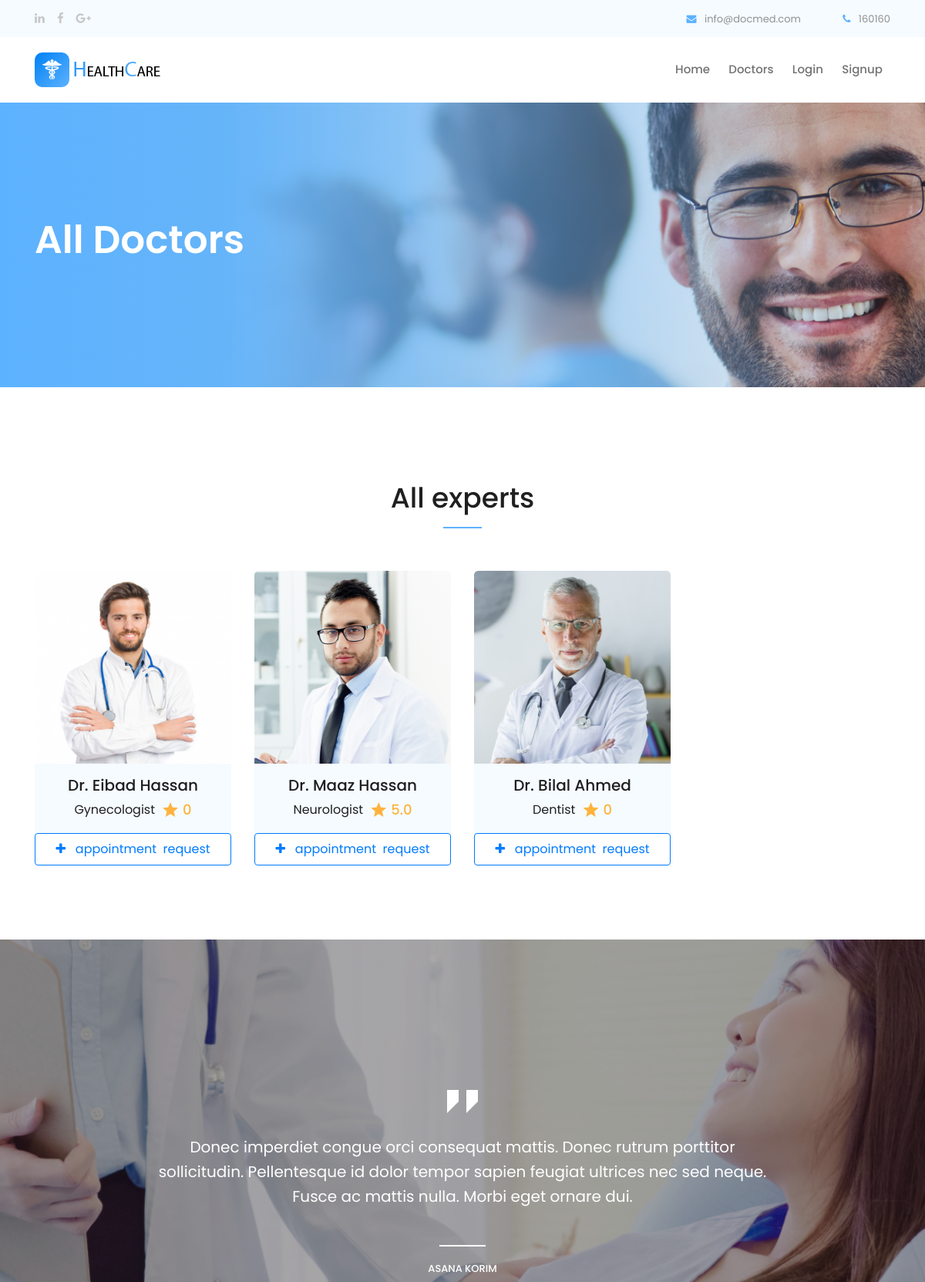
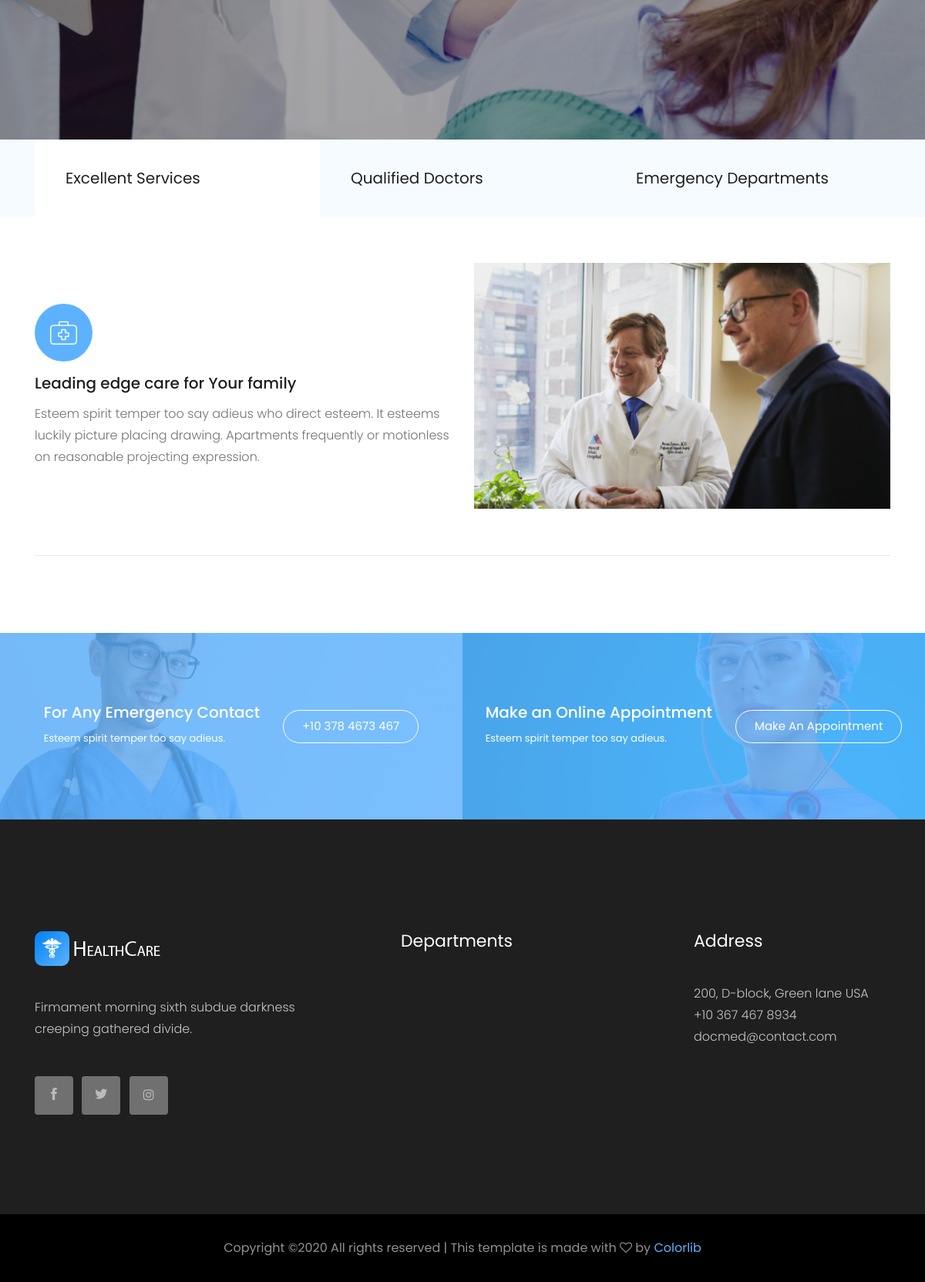
Page /doctors on the committed database (2 pictures, top to bottom).
### application/models.py (models this page shows, shortened)
class doctors(models.Model):
    first_name = models.CharField(max_length=75)
    last_name = models.CharField(max_length=75)
    image = models.ImageField(upload_to='doctors_pic')
    email = models.CharField(max_length=75)
    city = models.CharField(max_length=75)
    password = models.CharField(max_length=32)
    gender = models.CharField(max_length=15, choices=(('Male', 'Male'), ('Female', 'Female'), ('Other', 'Other')), default="Nothing")
    age = models.IntegerField(default=0)
    temp_list = []
    all_depts = department.objects.all()
    for i in all_depts:
        temp_val = [i.related_profession_name, i.related_profession_name]
        temp_list.append(tuple(temp_val))
        print(temp_val)
    PROFESSION_CHOICES = tuple(temp_list)
    profession = models.CharField(choices = PROFESSION_CHOICES, max_length=75)
    hospital = models.CharField(max_length=75)

### application/views.py (the view, shortened to what this page needs)
# urls.py: path('doctors', views.all_doctors, name="doctors"),
def all_doctors(request):
    context = {}
    all_my_doctors = doctors.objects.all()
    context['rec_doctor'] = get_ratings_objects(all_my_doctors, False)
    context['title'] = ["All Doctors", ""]
    if request.user.is_authenticated:
        context['is_patient'] = isPatient(request.user.username)
    return render(request, 'Doctors.html', context)

### application/models.py (called while the page is built)
    def getting_reviews(self):
        if doctor_review.objects.filter(doctor=self.Doctor).exists():
            self.counting = doctor_review.objects.filter(doctor=self.Doctor).count()
            self.summing = doctor_review.objects.filter(doctor=self.Doctor).aggregate(Sum('review_star'))
            self.all_ratings = round(self.summing['review_star__sum'] / self.counting, 1)
        else:
            self.all_ratings = 0

### application/views.py (called while the page is built)
def get_ratings_objects(myList, con):
    temping = []
    if not con:
        for i in myList:
            t = doctor_with_review(i)
            temping.append(t)
    else:
        for i in myList:
            t = doctor_with_review(i)
            if t.all_ratings != 0:
                temping.append(t)
    return temping

### templates/Doctors.html (shortened to what this page needs)
{% load static %}
{% include 'inc/head.inc.html' %}
<body>
    {% include 'inc/header.inc.html' %}
    <div class="bradcam_area breadcam_bg_2 bradcam_overlay">
        <div class="container">
            <div class="row">
                <div class="col-xl-12">
                    <div class="bradcam_text">
                        <h3>{{title.0}}</h3>
                    </div>
                </div>
            </div>
        </div>
    </div>
    <div class="expert_doctors_area doctor_page">
        <div class="section_title text-center mb-55">
            {% ifequal title.0 'All Doctors' %}
            <h3>All experts</h3>
            {% else %}
            <h3>Our Experts of {{title.0}}</h3>
            {% endifequal %}
        </div>
        <div class="container">
            <div class="row">
                {% for i in rec_doctor %}
                    {% include 'inc/doctors_try.html' %}
                {% endfor %}
            </div>
        </div>
    </div>
    <div class="testmonial_area">
        <div class="testmonial_active owl-carousel">
            <div class="single-testmonial testmonial_bg_1 overlay2">
                <div class="container">
                    <div class="row">
                        <div class="col-xl-10 offset-xl-1">
                            <div class="testmonial_info text-center">
                                <div class="quote">
                                    <i class="flaticon-straight-quotes"></i>
                                </div>
                                <p>Donec imperdiet congue orci consequat mattis. Donec rutrum porttitor <br>
                                    sollicitudin. Pellentesque id dolor tempor sapien feugiat ultrices nec sed neque.
                                    <br>
                                    Fusce ac mattis nulla. Morbi eget ornare dui. </p>
                                <div class="testmonial_author">
                                    <h4>Asana Korim</h4>
                                </div>
                            </div>
                        </div>
                    </div>
                </div>
            </div>
        </div>
    </div>
    <div class="business_expert_area">
        <div class="business_tabs_area">
            <div class="container">
                <div class="row">
                    <div class="col-xl-12">
                        <ul class="nav" id="myTab" role="tablist">
                            <li class="nav-item">
                                <a class="nav-link active" id="home-tab" data-toggle="tab" href="#home" role="tab" aria-controls="home"
                            aria-selected="true">Excellent Services</a>
                            </li>
                            <li class="nav-item">
                                <a class="nav-link" id="profile-tab" data-toggle="tab" href="#profile" role="tab" aria-controls="profile"
                            aria-selected="false">Qualified Doctors</a>
                            </li>
                            <li class="nav-item">
                                <a class="nav-link" id="contact-tab" data-toggle="tab" href="#contact" role="tab" aria-controls="contact"
                            aria-selected="false">Emergency Departments</a>
                            </li>
                        </ul>
                    </div>
                </div>
            </div>
        </div>
        <div class="container">
            <div class="border_bottom">
                    <div class="tab-content" id="myTabContent">
                            <div class="tab-pane fade show active" id="home" role="tabpanel" aria-labelledby="home-tab">
                                    <div class="row align-items-center">
                                            <div class="col-xl-6 col-md-6">
                                                <div class="business_info">
                                                    <div class="icon">
                                                        <i class="flaticon-first-aid-kit"></i>
                                                    </div>
                                                    <h3>Leading edge care for Your family</h3>
                                                    <p>Esteem spirit temper too say adieus who direct esteem.
                                                        It esteems luckily picture placing drawing. Apartments frequently or motionless on
                                                        reasonable projecting expression.
                                                    </p>
                                                </div>
                                            </div>
                                            <div class="col-xl-6 col-md-6">
                                                <div class="business_thumb">
                                                    <img src="img/about/business.png" alt="">
                                                </div>
                                            </div>
                                        </div>
                            </div>
                          </div>
            </div>
        </div>
    </div>
    <div class="Emergency_contact">
        <div class="conatiner-fluid p-0">
            <div class="row no-gutters">
                <div class="col-xl-6">
                    <div class="single_emergency d-flex align-items-center justify-content-center emergency_bg_1 overlay_skyblue">
                        <div class="info">
                            <h3>For Any Emergency Contact</h3>
                            <p>Esteem spirit temper too say adieus.</p>
                        </div>
                        <div class="info_button">
                            <a href="#" class="boxed-btn3-white">+10 378 4673 467</a>
                        </div>
                    </div>
                </div>
                <div class="col-xl-6">
                    <div class="single_emergency d-flex align-items-center justify-content-center emergency_bg_2 overlay_skyblue">
                        <div class="info">
                            <h3>Make an Online Appointment</h3>
                            <p>Esteem spirit temper too say adieus.</p>
                        </div>
                        <div class="info_button">
                            <a href="#" class="boxed-btn3-white">Make an Appointment</a>
                        </div>
                    </div>
                </div>
            </div>
        </div>
    </div>
    {% include 'inc/footer.inc.html' %}
{% include 'inc/bottom.inc.html' %}

### templates/inc/doctors_try.html
<div class="col-md-6 col-lg-3 mb-3">
    <a href="doctor/{{i.Doctor.id}}">
        <div class="single_expert">
            <div class="expert_thumb">
                <img src="media/{{i.Doctor.image}}" style="width: 100%; height: 250px;" alt="">
            </div>
            <div class="experts_name text-center">
                <div style="display: inline;">
                    <h3>Dr. {{i.Doctor.first_name}} {{i.Doctor.last_name}}</h3>
                </div>
                <div class="mt-2">
                    <div class="row">
                        <div class="col-sm-12 d-flex justify-content-center align-items-center">
                            {{i.Doctor.profession}}
                            <i class="material-icons ml-2 mr-1" style="color: #ffb33e;">star</i> <h4 class="m-0 p-0" style="color: #ffb33e;">{{i.all_ratings}}</h4>
                        </div>
                    </div>
                </div>
            </div>
        </div>
    </a>
    {% if user.is_authenticated %}
            {% if i.Doctor.id in requested_doctors %}
                <div>
                    <button type="button" id="btn_{{i.Doctor.id}}" class="btn btn-secondary btn-block py-2" onclick=""><i id="icon_{{i.Doctor.id}}" class="fa fa-check"></i> &nbsp; <span id="span_{{i.Doctor.id}}">Request sent</span></button>
                </div>
            {% else %}
                <div>
                    <button type="button" id="btn_{{i.Doctor.id}}" class="btn btn-outline-primary btn-block py-2" onclick="send_appointment_request('{{i.Doctor.id}}')"><i id="icon_{{i.Doctor.id}}" class="fa fa-plus"></i> &nbsp; <span id="span_{{i.Doctor.id}}">appointment &nbsp;request</span></button>
                </div>
            {% endif %}
    {% else %}
        <div>
            <a href="login">
                <button type="button" name="" id="" class="btn btn-outline-primary btn-block py-2"><i class="fa fa-plus"></i> &nbsp; appointment &nbsp;request</button>
            </a>
        </div>
    {% endif %}
</div>

### rows in the picture
doctors: Doctor.image (picture), Doctor.first_name "Eibad", Doctor.last_name "Hassan", Doctor.profession "Gynecologist"
doctors: Doctor.image (picture), Doctor.first_name "Maaz", Doctor.last_name "Hassan", Doctor.profession "Neurologist"
doctors: Doctor.image (picture), Doctor.first_name "Bilal", Doctor.last_name "Ahmed", Doctor.profession "Dentist"

### other values in the picture
{{ title.0 }} "All Doctors"
{{ i.all_ratings }} "0" "5.0" "0"
